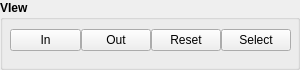
         <widget class="QGroupBox" name="groupBox_3">
          <property name="sizePolicy">
           <sizepolicy hsizetype="Fixed" vsizetype="Fixed">
            <horstretch>0</horstretch>
            <verstretch>0</verstretch>
           </sizepolicy>
          </property>
          <property name="minimumSize">
           <size>
            <width>300</width>
            <height>60</height>
           </size>
          </property>
          <property name="font">
           <font>
            <bold>true</bold>
           </font>
          </property>
          <property name="title">
           <string>VIew</string>
          </property>
          <widget class="QWidget" name="layoutWidget">
           <property name="geometry">
            <rect>
             <x>10</x>
             <y>20</y>
             <width>281</width>
             <height>41</height>
            </rect>
           </property>
           <layout class="QHBoxLayout" name="horizontalLayout_4">
            <property name="spacing">
             <number>0</number>
            </property>
            <item>
             <widget class="QPushButton" name="zoomInButton">
              <property name="font">
               <font>
                <bold>false</bold>
               </font>
              </property>
              <property name="text">
               <string notr="true">In</string>
              </property>
              <property name="icon">
               <iconset theme="QIcon::ThemeIcon::ZoomIn"/>
              </property>
             </widget>
            </item>
            <item>
             <widget class="QPushButton" name="zoomOutButton">
              <property name="sizePolicy">
               <sizepolicy hsizetype="Minimum" vsizetype="Fixed">
                <horstretch>0</horstretch>
                <verstretch>0</verstretch>
               </sizepolicy>
              </property>
              <property name="font">
               <font>
                <bold>false</bold>
               </font>
              </property>
              <property name="text">
               <string>Out</string>
              </property>
              <property name="icon">
               <iconset theme="QIcon::ThemeIcon::ZoomOut"/>
              </property>
             </widget>
            </item>
            <item>
             <widget class="QPushButton" name="resetButton">
              <property name="font">
               <font>
                <bold>false</bold>
               </font>
              </property>
              <property name="text">
               <string>Reset</string>
              </property>
              <property name="icon">
               <iconset theme="QIcon::ThemeIcon::ViewRestore"/>
              </property>
             </widget>
            </item>
            <item>
             <widget class="QPushButton" name="selectButton">
              <property name="font">
               <font>
                <bold>false</bold>
               </font>
              </property>
              <property name="text">
               <string>Select</string>
              </property>
              <property name="icon">
               <iconset theme="QIcon::ThemeIcon::ZoomFitBest"/>
              </property>
             </widget>
            </item>
           </layout>
          </widget>
         </widget>
